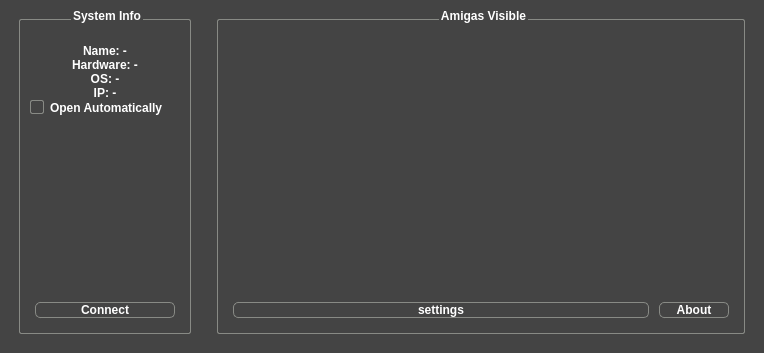
<?xml version="1.0" encoding="UTF-8"?>
<ui version="4.0">
 <class>ScanningWindow</class>
 <widget class="QMainWindow" name="ScanningWindow">
  <property name="geometry">
   <rect>
    <x>0</x>
    <y>0</y>
    <width>764</width>
    <height>353</height>
   </rect>
  </property>
  <property name="sizePolicy">
   <sizepolicy hsizetype="Fixed" vsizetype="Fixed">
    <horstretch>0</horstretch>
    <verstretch>0</verstretch>
   </sizepolicy>
  </property>
  <property name="contextMenuPolicy">
   <enum>Qt::NoContextMenu</enum>
  </property>
  <property name="windowTitle">
   <string>ApolloExplorer Scanner</string>
  </property>
  <property name="windowIcon">
   <iconset resource="icons.qrc">
    <normaloff>:/browser/icons/FirebirdHW.png</normaloff>:/browser/icons/FirebirdHW.png</iconset>
  </property>
  <property name="styleSheet">
   <string notr="true">QWidget
{	
	background-color: #444444;
	margin-top: 2ex;
	font: bold 12px;
	color:  white;
	font: 700 10pt &quot;Comfortaa&quot;;
}

QPushButton
{
	margin: 5px;
	border: 1px solid rgb(136, 138, 133);
    border-radius: 5px;
}
QPushButton::pressed
{
	background-color: #555555;
}
QPushButton::hover
{
	border: 1px solid #aaaaaa;
}

QGroupBox
{
	padding: 10px;
	border: 1px solid  rgb(136, 138, 133);
	margin: 10px;
	border-radius: 2px;
}
QGroupBox::Title
{
	subcontrol-origin: margin;
    subcontrol-position: top center;
}

QCheckBox::indicator
{
	border: 1px solid rgb(136, 138, 133);
    border-radius: 2px;
}

QCheckBox::indicator:unchecked {
    image: url(checkbox_unchecked.png);
}

QCheckBox::indicator:checked {
    image: url(checkbox_checked.png);
	background-color: red;
}

QListView::item
{
	padding: 10px;
}</string>
  </property>
  <property name="iconSize">
   <size>
    <width>24</width>
    <height>24</height>
   </size>
  </property>
  <property name="unifiedTitleAndToolBarOnMac">
   <bool>true</bool>
  </property>
  <widget class="QWidget" name="centralwidget">
   <layout class="QHBoxLayout" name="horizontalLayout">
    <item>
     <widget class="QGroupBox" name="groupBoxDetails">
      <property name="enabled">
       <bool>false</bool>
      </property>
      <property name="styleSheet">
       <string notr="true"/>
      </property>
      <property name="title">
       <string>System Info</string>
      </property>
      <property name="flat">
       <bool>true</bool>
      </property>
      <layout class="QVBoxLayout" name="verticalLayout">
       <property name="spacing">
        <number>0</number>
       </property>
       <property name="leftMargin">
        <number>0</number>
       </property>
       <property name="topMargin">
        <number>0</number>
       </property>
       <property name="rightMargin">
        <number>0</number>
       </property>
       <property name="bottomMargin">
        <number>0</number>
       </property>
       <item>
        <widget class="QLabel" name="labelIcon">
         <property name="minimumSize">
          <size>
           <width>150</width>
           <height>0</height>
          </size>
         </property>
         <property name="styleSheet">
          <string notr="true"/>
         </property>
         <property name="text">
          <string/>
         </property>
         <property name="pixmap">
          <pixmap resource="icons.qrc">:/browser/icons/FirebirdHW.png</pixmap>
         </property>
         <property name="alignment">
          <set>Qt::AlignCenter</set>
         </property>
        </widget>
       </item>
       <item>
        <widget class="QLabel" name="labelName">
         <property name="text">
          <string>Name: -</string>
         </property>
         <property name="alignment">
          <set>Qt::AlignCenter</set>
         </property>
        </widget>
       </item>
       <item>
        <widget class="QLabel" name="labelHardware">
         <property name="text">
          <string>Hardware: -</string>
         </property>
         <property name="alignment">
          <set>Qt::AlignCenter</set>
         </property>
        </widget>
       </item>
       <item>
        <widget class="QLabel" name="labelOS">
         <property name="text">
          <string>OS: -</string>
         </property>
         <property name="alignment">
          <set>Qt::AlignCenter</set>
         </property>
        </widget>
       </item>
       <item>
        <widget class="QLabel" name="labelIPAddress">
         <property name="text">
          <string>IP: -</string>
         </property>
         <property name="alignment">
          <set>Qt::AlignCenter</set>
         </property>
        </widget>
       </item>
       <item>
        <widget class="QCheckBox" name="checkBoxOpenAutomatically">
         <property name="text">
          <string>Open Automatically</string>
         </property>
        </widget>
       </item>
       <item>
        <spacer name="verticalSpacer">
         <property name="orientation">
          <enum>Qt::Vertical</enum>
         </property>
         <property name="sizeHint" stdset="0">
          <size>
           <width>20</width>
           <height>40</height>
          </size>
         </property>
        </spacer>
       </item>
       <item>
        <widget class="QPushButton" name="pushButton">
         <property name="text">
          <string>Connect</string>
         </property>
        </widget>
       </item>
      </layout>
     </widget>
    </item>
    <item>
     <widget class="QGroupBox" name="groupBox">
      <property name="autoFillBackground">
       <bool>false</bool>
      </property>
      <property name="styleSheet">
       <string notr="true"/>
      </property>
      <property name="title">
       <string>Amigas Visible</string>
      </property>
      <layout class="QVBoxLayout" name="verticalLayout_2">
       <property name="spacing">
        <number>0</number>
       </property>
       <property name="leftMargin">
        <number>0</number>
       </property>
       <property name="topMargin">
        <number>0</number>
       </property>
       <property name="rightMargin">
        <number>0</number>
       </property>
       <property name="bottomMargin">
        <number>0</number>
       </property>
       <item>
        <widget class="QListWidget" name="listWidget">
         <property name="toolTipDuration">
          <number>-7</number>
         </property>
         <property name="styleSheet">
          <string notr="true"/>
         </property>
         <property name="frameShape">
          <enum>QFrame::NoFrame</enum>
         </property>
         <property name="frameShadow">
          <enum>QFrame::Plain</enum>
         </property>
         <property name="lineWidth">
          <number>0</number>
         </property>
         <property name="sizeAdjustPolicy">
          <enum>QAbstractScrollArea::AdjustToContents</enum>
         </property>
         <property name="editTriggers">
          <set>QAbstractItemView::NoEditTriggers</set>
         </property>
         <property name="showDropIndicator" stdset="0">
          <bool>false</bool>
         </property>
         <property name="dragDropMode">
          <enum>QAbstractItemView::DragDrop</enum>
         </property>
         <property name="defaultDropAction">
          <enum>Qt::IgnoreAction</enum>
         </property>
         <property name="iconSize">
          <size>
           <width>160</width>
           <height>160</height>
          </size>
         </property>
         <property name="viewMode">
          <enum>QListView::IconMode</enum>
         </property>
        </widget>
       </item>
       <item>
        <layout class="QHBoxLayout" name="horizontalLayout_2">
         <item>
          <widget class="QPushButton" name="pushButtonSettings">
           <property name="text">
            <string>settings</string>
           </property>
          </widget>
         </item>
         <item>
          <widget class="QPushButton" name="pushButtonAbout">
           <property name="maximumSize">
            <size>
             <width>80</width>
             <height>16777215</height>
            </size>
           </property>
           <property name="text">
            <string>About</string>
           </property>
          </widget>
         </item>
        </layout>
       </item>
      </layout>
     </widget>
    </item>
   </layout>
  </widget>
 </widget>
 <resources>
  <include location="icons.qrc"/>
 </resources>
 <connections/>
</ui>
